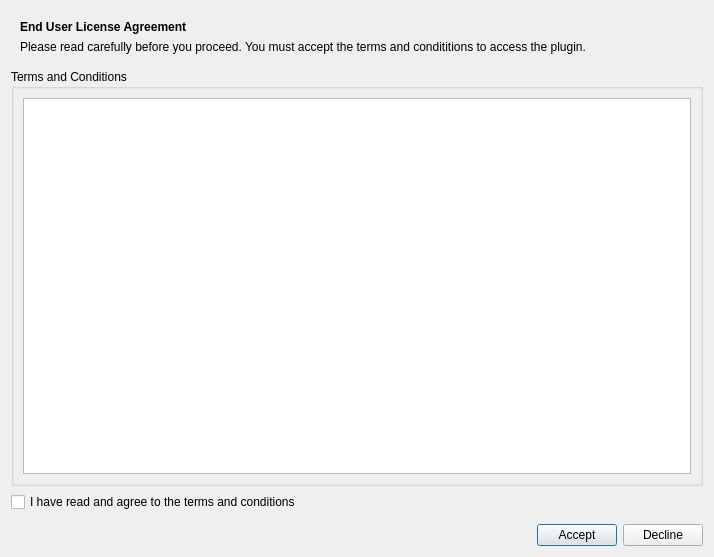
<?xml version="1.0" encoding="UTF-8"?>
<ui version="4.0">
 <class>LicenseAgreement</class>
 <widget class="QDialog" name="LicenseAgreement">
  <property name="geometry">
   <rect>
    <x>0</x>
    <y>0</y>
    <width>714</width>
    <height>557</height>
   </rect>
  </property>
  <property name="windowTitle">
   <string>License Agreement</string>
  </property>
  <layout class="QVBoxLayout" name="verticalLayout">
   <item>
    <layout class="QVBoxLayout" name="notifBar"/>
   </item>
   <item>
    <widget class="QWidget" name="widget" native="true">
     <layout class="QVBoxLayout" name="verticalLayout_3">
      <item>
       <widget class="QLabel" name="label">
        <property name="font">
         <font>
          <weight>75</weight>
          <bold>true</bold>
         </font>
        </property>
        <property name="text">
         <string>End User License Agreement</string>
        </property>
       </widget>
      </item>
      <item>
       <widget class="QLabel" name="label_2">
        <property name="text">
         <string>Please read carefully before you proceed. You must accept the terms and condititions to access the plugin. </string>
        </property>
       </widget>
      </item>
     </layout>
    </widget>
   </item>
   <item>
    <widget class="QGroupBox" name="groupBox">
     <property name="title">
      <string>Terms and Conditions</string>
     </property>
     <layout class="QVBoxLayout" name="verticalLayout_2">
      <property name="spacing">
       <number>0</number>
      </property>
      <property name="margin">
       <number>0</number>
      </property>
      <item>
       <widget class="QScrollArea" name="scrollArea">
        <property name="frameShape">
         <enum>QFrame::NoFrame</enum>
        </property>
        <property name="widgetResizable">
         <bool>true</bool>
        </property>
        <widget class="QWidget" name="termsCondCont">
         <property name="geometry">
          <rect>
           <x>0</x>
           <y>0</y>
           <width>690</width>
           <height>369</height>
          </rect>
         </property>
         <layout class="QVBoxLayout" name="verticalLayout_5">
          <item>
           <layout class="QVBoxLayout" name="termsCond">
            <property name="spacing">
             <number>0</number>
            </property>
            <item>
             <widget class="QTextEdit" name="termsCondArea">
              <property name="readOnly">
               <bool>true</bool>
              </property>
             </widget>
            </item>
           </layout>
          </item>
         </layout>
        </widget>
       </widget>
      </item>
     </layout>
    </widget>
   </item>
   <item>
    <widget class="QCheckBox" name="checkBoxAgree">
     <property name="text">
      <string>I have read and agree to the terms and conditions </string>
     </property>
    </widget>
   </item>
   <item>
    <widget class="QDialogButtonBox" name="buttonBox">
     <property name="orientation">
      <enum>Qt::Horizontal</enum>
     </property>
     <property name="standardButtons">
      <set>QDialogButtonBox::NoButton</set>
     </property>
    </widget>
   </item>
   <item>
    <layout class="QHBoxLayout" name="horizontalLayout">
     <item>
      <spacer name="horizontalSpacer">
       <property name="orientation">
        <enum>Qt::Horizontal</enum>
       </property>
       <property name="sizeHint" stdset="0">
        <size>
         <width>40</width>
         <height>20</height>
        </size>
       </property>
      </spacer>
     </item>
     <item>
      <widget class="QPushButton" name="btnAccept">
       <property name="sizePolicy">
        <sizepolicy hsizetype="Fixed" vsizetype="Fixed">
         <horstretch>0</horstretch>
         <verstretch>0</verstretch>
        </sizepolicy>
       </property>
       <property name="text">
        <string>Accept</string>
       </property>
      </widget>
     </item>
     <item>
      <widget class="QPushButton" name="btnDecline">
       <property name="sizePolicy">
        <sizepolicy hsizetype="Fixed" vsizetype="Fixed">
         <horstretch>0</horstretch>
         <verstretch>0</verstretch>
        </sizepolicy>
       </property>
       <property name="text">
        <string>Decline</string>
       </property>
      </widget>
     </item>
    </layout>
   </item>
  </layout>
 </widget>
 <resources/>
 <connections>
  <connection>
   <sender>buttonBox</sender>
   <signal>accepted()</signal>
   <receiver>LicenseAgreement</receiver>
   <slot>accept()</slot>
   <hints>
    <hint type="sourcelabel">
     <x>248</x>
     <y>254</y>
    </hint>
    <hint type="destinationlabel">
     <x>157</x>
     <y>274</y>
    </hint>
   </hints>
  </connection>
  <connection>
   <sender>buttonBox</sender>
   <signal>rejected()</signal>
   <receiver>LicenseAgreement</receiver>
   <slot>reject()</slot>
   <hints>
    <hint type="sourcelabel">
     <x>316</x>
     <y>260</y>
    </hint>
    <hint type="destinationlabel">
     <x>286</x>
     <y>274</y>
    </hint>
   </hints>
  </connection>
 </connections>
</ui>
